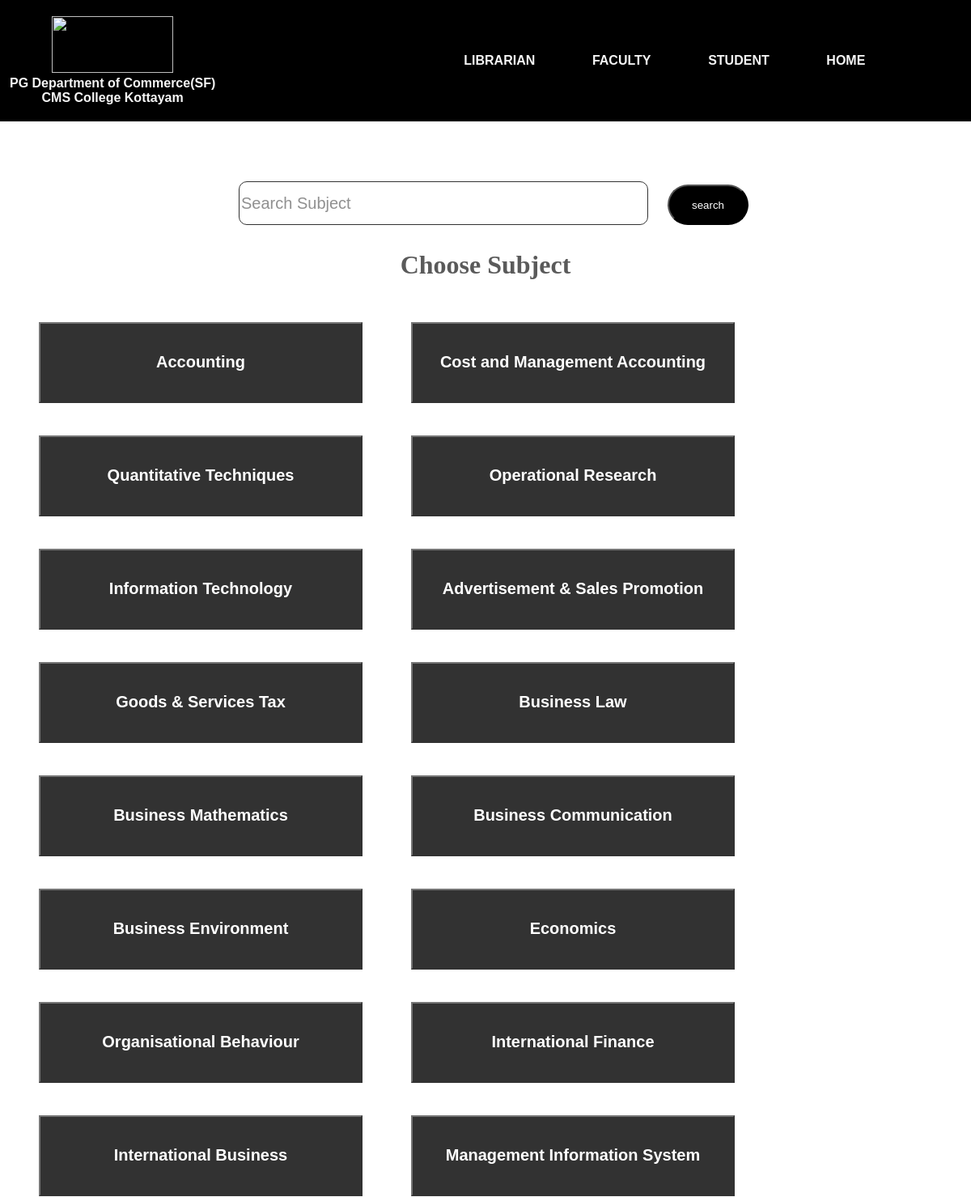
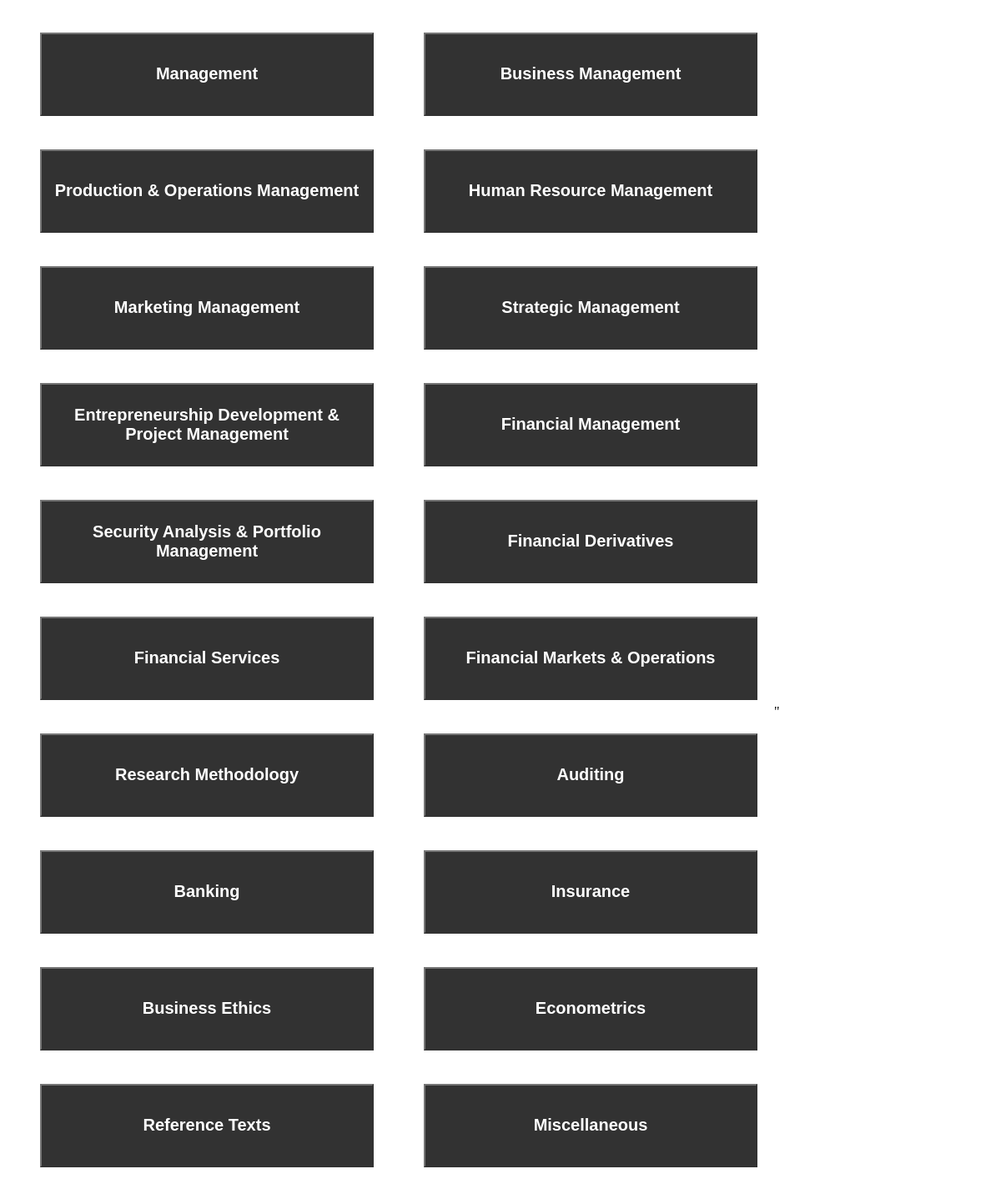
The app's page /subject_search.php with its own data (2 pictures, top to bottom).
### tables this page shows
CREATE TABLE IF NOT EXISTS `subject` (
  `subid` int(11) NOT NULL AUTO_INCREMENT,
  `subject` varchar(100) NOT NULL,
  PRIMARY KEY (`subid`)
);

### subject_search.php (the view, shortened to what this page needs)
<?php
	include "database.php";
?>
<!DOCTYPE html>
<html>
<head>
	<link rel="stylesheet" type="text/css" href="style.css">
</head>
<body class="body">
	<nav>
	<ul class="links">
		<li><a class="logo-1" href="index.php"><img src="https://cmscollege.ac.in/wp-content/uploads/2016/10/CMS-Logo_horizontal-Low.png" height=70px width=150px><br>PG Department of Commerce(SF)<br>CMS College Kottayam</a></li>
		<li><a href="admin_home.php">LIBRARIAN</a></li>
		<li><a href="faculty_log.php">FACULTY</a></li>
		<li><a href="student_log.php">STUDENT</a></li>
			<li><a href="index.php">HOME</a></li>
	</ul>
</nav>
		<br>
		<br>
		<br>
		<br>
		<br>
			<br>
		<br>
		<br>
		<br>
		<br>
<br>
<br>
<div>
	<center><div>
		<form action="" method="post">
		<input tyep="text" placeholder="Search Subject" name='sea' class='input'>
		<button type="submit" name="sub" class="button">search</button>
		</form>
	</div>
   </div>
	<center>
		<div style="height: 2000px;background-color:white;opacity:0.8">
			<center><h1 style="color: blck;background-color: white;opacity: 0.8;padding: 10px;">Choose Subject</h1></center>
   <?php
   	$sql="select * from subject";
   	$res=$db->query($sql);
   	if($res->num_rows>0)
   	{
   		while($ro=$res->fetch_assoc())
   		{?>
   				<div style="float:left;margin:20px ;">
   				<form action="" method="post">
   			<button type="submit" class="buttonsub" name="submit"><?php echo $ro["subject"];?></button>
   		</form>
   		</div>
   		<?php
   	}
   }
   	?>
   </div>
</center>
<center><span style='  padding: 10px;color:white;font-family: sans-serif;font-weight: bold;font-size: 20px;position:relative;left: -250px;display:inline-block;'><?php
?></span></center>"
</body>
</html>

### style.css (style rules this page uses)
.body { background-image: url("images/raul-rosas-godmBw_gLDg-unsplash"); background-size: 2000px 1000px; background-repeat: :no; }
.logo-1 { position: fixed; left: 12px; align-self: center; }
.input { height: 50px; opacity: 0.8; width: 500px; font-size: 20px; border: 1px solid; border-radius: 10px; margin-left: 20px; }
.button { width: 100px; height: 50px; margin-left: 20px; border-radius: 50px; background-color: black; color: white; cursor: pointer; }
.buttonsub { width: 400px; height: 100px; font-size: 20px; margin-left: 20px; font-weight: bold; background-color: black; color: white; cursor: pointer; }
nav { position: fixed; z-index: 10; left: 0; right: 0; top: 0; font-family: 'Montserrat', sans-serif; padding: 0 5%; height: 150px; background-color: black; }
nav .links { float: right; padding: 0; margin: 0; width: 60%; height: 100%; display: flex; justify-content: space-evenly; text-align: center; align-items: center; }
nav .links li { list-style: none; display: flex; text-align: center; }
nav .links a { display: block; padding: 1em font-size: 15px; font-weight: bold; color: whitesmoke; text-decoration: none; text-align: center; margin-right: 30px; }

### records on screen
subject: subject "Accounting"
subject: subject "Cost and Management Accounting"
subject: subject "Quantitative Techniques"
subject: subject "Operational Research"
subject: subject "Information Technology"
subject: subject "Advertisement & Sales Promotion"
subject: subject "Goods & Services Tax"
subject: subject "Business Law"
subject: subject "Business Mathematics"
subject: subject "Business Communication"
subject: subject "Business Environment"
subject: subject "Economics"
subject: subject "Organisational Behaviour"
subject: subject "International Finance"
subject: subject "International Business"
subject: subject "Management Information System"
subject: subject "Management"
subject: subject "Business Management"
subject: subject "Production & Operations Management"
subject: subject "Human Resource Management"
subject: subject "Marketing Management"
subject: subject "Strategic Management"
subject: subject "Entrepreneurship Development & Project Management"
subject: subject "Financial Management"
subject: subject "Security Analysis & Portfolio Management"
subject: subject "Financial Derivatives"
subject: subject "Financial Services"
subject: subject "Financial Markets & Operations"
subject: subject "Research Methodology"
subject: subject "Auditing"
subject: subject "Banking"
subject: subject "Insurance"
subject: subject "Business Ethics"
subject: subject "Econometrics"
subject: subject "Reference Texts"
subject: subject "Miscellaneous"
